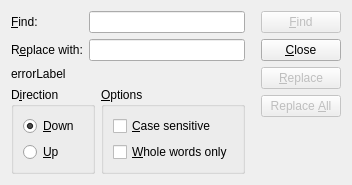
<?xml version="1.0" encoding="UTF-8"?>
<ui version="4.0">
 <class>FindReplaceDialog</class>
 <widget class="QDialog" name="FindReplaceDialog">
  <property name="geometry">
   <rect>
    <x>0</x>
    <y>0</y>
    <width>350</width>
    <height>170</height>
   </rect>
  </property>
  <property name="windowTitle">
   <string>Find and Replace</string>
  </property>
  <layout class="QHBoxLayout" name="horizontalLayout_2">
   <item>
    <layout class="QVBoxLayout" name="verticalLayout_5">
     <item>
      <layout class="QVBoxLayout" name="verticalLayout_2">
       <item>
        <layout class="QGridLayout" name="gridLayout_3">
         <item row="0" column="0">
          <widget class="QLabel" name="label">
           <property name="text">
            <string>&amp;Find:</string>
           </property>
           <property name="buddy">
            <cstring>textToFind</cstring>
           </property>
          </widget>
         </item>
         <item row="0" column="1">
          <widget class="QLineEdit" name="textToFind"/>
         </item>
         <item row="1" column="0">
          <widget class="QLabel" name="replaceLabel">
           <property name="text">
            <string>R&amp;eplace with:</string>
           </property>
           <property name="buddy">
            <cstring>textToReplace</cstring>
           </property>
          </widget>
         </item>
         <item row="1" column="1">
          <widget class="QLineEdit" name="textToReplace"/>
         </item>
        </layout>
       </item>
      </layout>
     </item>
     <item>
      <widget class="QLabel" name="errorLabel">
       <property name="text">
        <string>errorLabel</string>
       </property>
      </widget>
     </item>
     <item>
      <layout class="QHBoxLayout" name="horizontalLayout">
       <item>
        <widget class="QGroupBox" name="groupBox">
         <property name="title">
          <string>D&amp;irection</string>
         </property>
         <layout class="QVBoxLayout" name="verticalLayout_3">
          <item>
           <widget class="QRadioButton" name="downRadioButton">
            <property name="text">
             <string>&amp;Down</string>
            </property>
            <property name="checked">
             <bool>true</bool>
            </property>
           </widget>
          </item>
          <item>
           <widget class="QRadioButton" name="upRadioButton">
            <property name="text">
             <string>&amp;Up</string>
            </property>
           </widget>
          </item>
         </layout>
        </widget>
       </item>
       <item>
        <widget class="QGroupBox" name="groupBox_2">
         <property name="title">
          <string>&amp;Options</string>
         </property>
         <layout class="QVBoxLayout" name="verticalLayout_4">
          <item>
           <widget class="QCheckBox" name="caseCheckBox">
            <property name="text">
             <string>&amp;Case sensitive</string>
            </property>
           </widget>
          </item>
          <item>
           <widget class="QCheckBox" name="wholeCheckBox">
            <property name="text">
             <string>&amp;Whole words only</string>
            </property>
           </widget>
          </item>
         </layout>
        </widget>
       </item>
      </layout>
     </item>
    </layout>
   </item>
   <item>
    <layout class="QVBoxLayout" name="verticalLayout">
     <property name="leftMargin">
      <number>10</number>
     </property>
     <item>
      <widget class="QPushButton" name="findButton">
       <property name="enabled">
        <bool>false</bool>
       </property>
       <property name="text">
        <string>&amp;Find</string>
       </property>
      </widget>
     </item>
     <item>
      <widget class="QPushButton" name="closeButton">
       <property name="text">
        <string>&amp;Close</string>
       </property>
      </widget>
     </item>
     <item>
      <widget class="QPushButton" name="replaceButton">
       <property name="enabled">
        <bool>false</bool>
       </property>
       <property name="text">
        <string>&amp;Replace</string>
       </property>
      </widget>
     </item>
     <item>
      <widget class="QPushButton" name="replaceAllButton">
       <property name="enabled">
        <bool>false</bool>
       </property>
       <property name="text">
        <string>Replace &amp;All</string>
       </property>
      </widget>
     </item>
     <item>
      <spacer name="verticalSpacer">
       <property name="orientation">
        <enum>Qt::Vertical</enum>
       </property>
       <property name="sizeHint" stdset="0">
        <size>
         <width>20</width>
         <height>40</height>
        </size>
       </property>
      </spacer>
     </item>
    </layout>
   </item>
  </layout>
 </widget>
 <resources/>
 <connections/>
</ui>
